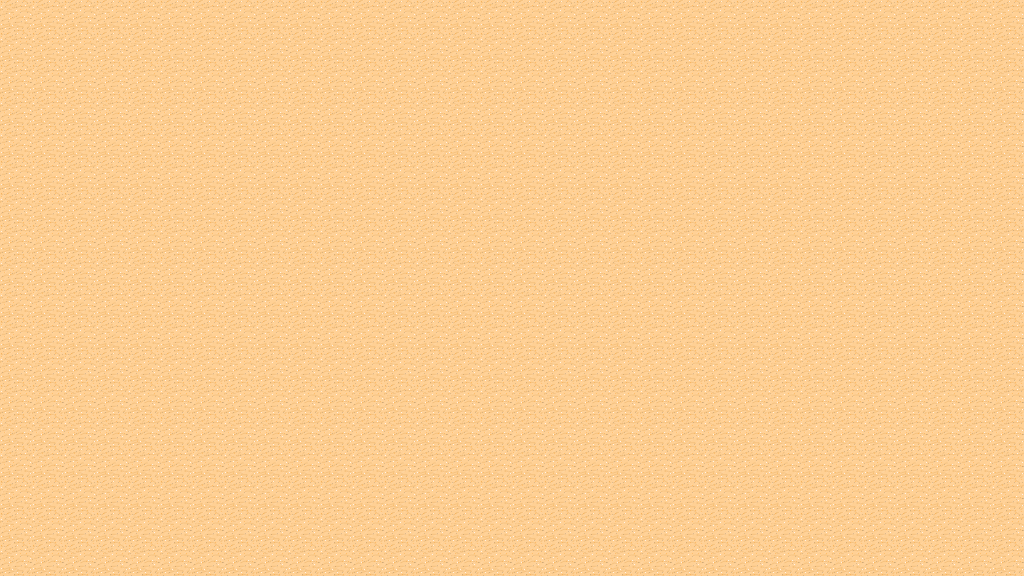

The image is a tile-based game level rendered from a .tmx file. Its description and source (layers, tilesets, objects; grid data summarised) follow:
An orthogonal 32x18 tile map with 32x32 px tiles, 2 tile layers (Tile Layer 1, Environment).

<map version="1.0" orientation="orthogonal" width="32" height="18" tilewidth="32" tileheight="32">
 <properties>
  <property name="FoodAddsSpeed" value="true" />
  <property name="FoodRequired" value="5" />
  <property name="FoodSpeedInc" value="10" />
  <property name="FoodVanish" value="true" />
  <property name="FoodVanishTime" value="4" />
  <property name="IsCollectLimited" value="true" />
  <property name="IsFoodSequenced" value="false" />
  <property name="IsScoreLimited" value="false" />
  <property name="IsTimeLimited" value="true" />
  <property name="LevelType" value="Puzzle" />
  <property name="ScoreRequired" value="" />
  <property name="TimeLimit" value="30" />
 </properties>
 <tileset firstgid="1" name="desert" tilewidth="32" tileheight="32" spacing="1" margin="1">
  <image source="desert.png" width="265" height="199" />
  <tile id="30">
   <properties>
    <property name="Col" value="true" />
    <property name="Wall" value="true" />
   </properties>
  </tile>
  <tile id="31">
   <properties>
    <property name="Col" value="true" />
   </properties>
  </tile>
 </tileset>
 <layer name="Tile Layer 1" width="32" height="18">
  <data>[576 cells, 576 non-empty, 1 distinct tile ids]</data>
 </layer>
 <layer name="Environment" width="32" height="18">
  <data>[576 cells, 0 non-empty, 0 distinct tile ids]</data>
 </layer>
</map>
